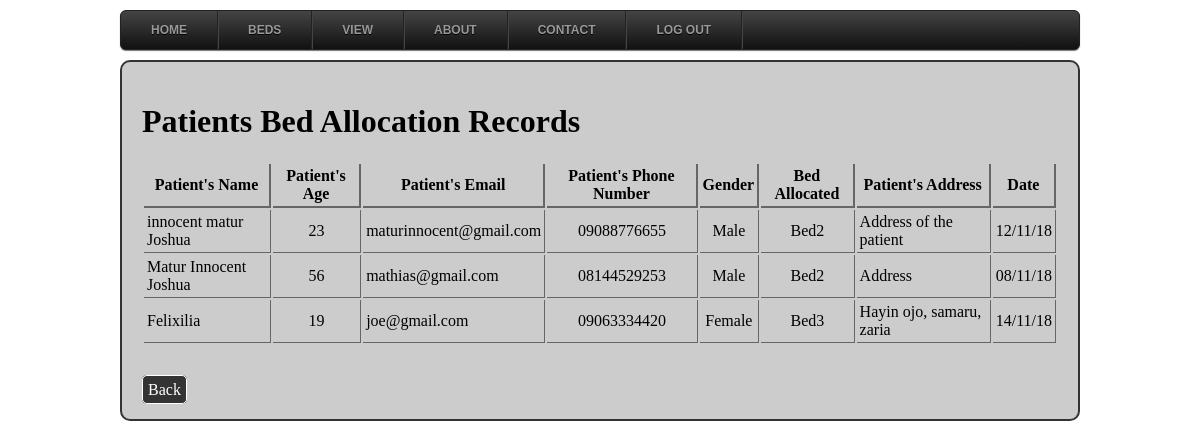
/main/view_pat_record.php, run on the app's committed database.
### tables this page shows
CREATE TABLE `oc_record` (
  `pat_id` int(3) NOT NULL auto_increment,
  `Pat_name` varchar(25) NOT NULL,
  `pat_phone` varchar(15) NOT NULL,
  `pat_email` varchar(30) NOT NULL,
  `gender` varchar(7) NOT NULL,
  `age` varchar(3) NOT NULL,
  `address` varchar(500) NOT NULL,
  `symptom` varchar(500) NOT NULL,
  `bed_id` varchar(3) NOT NULL,
  `bed_name` varchar(10) NOT NULL,
  `datetime` varchar(9) NOT NULL,
  PRIMARY KEY  (`pat_id`)
);

### main/view_pat_record.php (the view, shortened to what this page needs)
<html>
<head>
<title>Patients Record of Bed Allocation</title></head>
<body>
<div id="main_wrapper">
<div class="menu">
<ul id="menu">
    <li><a href="index.php">Home</a></li>
	<li><a href="#">Beds</a>
	</li>
	<li><a href="#">View</a>
	 </li>
    <li>
		<a href="about.php">About</a>
	</li>
    <li><a href="contact.php">Contact</a></li>
	<li><a href="../" title="Log Out">Log Out</a> </li>
</ul>
</div>
<div id="content">
  <div align="left">
    <h1>Patients Bed Allocation Records
    </h1>
  </div>
  <?php
  $sql="SELECT * FROM oc_record ORDER BY pat_id";
  $result=mysql_query($sql);
  ?>
  <table cellpadding="3">
  <tr>
    <th scope="col">Patient's Name</th>
    <th align="center" scope="col">Patient's Age</th>
	<th scope="col">Patient's Email</th>
	<th scope="col">Patient's Phone Number</th>
    <th scope="col">Gender</th>
    <th scope="col">Bed Allocated</th>
	<th scope="col">Patient's Address</th>
	<th scope="col">Date</th>
  </tr>
  <?php
  while($rows=mysql_fetch_assoc($result)){
  ?>
  <tr>
    <td><?php echo $rows['Pat_name'];  ?></td>
    <td align="center"><?php echo $rows['age'];  ?></td>
	 <td><?php echo $rows['pat_email'];  ?></td>
    <td align="center"><?php echo $rows['pat_phone'];  ?></td>
	 <td align="center"><?php echo $rows['gender'];  ?></td>
    <td align="center"><?php echo $rows['bed_name'];  ?></td>
	<td align="left"><?php echo $rows['address'];  ?></td>
	<td align="center"><?php echo $rows['datetime'];  ?></td>
	</tr>
	<?php
	}
	?>
</table>
<br><br><a href="index.php" id="link" title="Go to Home">Back</a>
</div>
</div>
</body>
</html>

### main/view_pat_record.php (style rules this page uses)
body { margin-left:10%; margin-right:10%; }
#content { background-color:#CCCCCC; padding:20px; border-radius:10px; border:2px solid #333333; }
#menu, #menu ul { margin: 0; padding: 0; list-style: none; }
#menu { margin: 10px auto; border: 1px solid #222; background-color: #111; background-image: linear-gradient(#444, #111); border-radius: 6px; box-shadow: 0 1px 1px #777; }
#menu:before, #menu:after { content: ""; display: table; }
#menu:after { clear: both; }
#menu { zoom:1; }
#menu li { float: left; border-right: 1px solid #222; box-shadow: 1px 0 0 #444; position: relative; }
#menu a { float: left; padding: 12px 30px; color: #999; text-transform: uppercase; font: bold 12px Arial, Helvetica; text-decoration: none; text-shadow: 0 1px 0 #000; }
#link { padding:5px; background-color:#333333; color:white; text-decoration:none; border:1px solid white; border-radius:5px; }
table tr td { border-bottom:1px solid #666666; border-right: 1px solid #666666; }
table tr th { border-bottom:2px solid #666666; border-right: 2px solid #666666; }

### data on the page
oc_record: Pat_name "innocent matur Joshua", age "23", pat_email "maturinnocent@gmail.com", pat_phone "09088776655", gender "Male", bed_name "Bed2", address "Address of the patient", datetime "12/11/18"
oc_record: Pat_name "Matur Innocent Joshua", age "56", pat_email "mathias@gmail.com", pat_phone "08144529253", gender "Male", bed_name "Bed2", address "Address", datetime "08/11/18"
oc_record: Pat_name "Felixilia", age "19", pat_email "joe@gmail.com", pat_phone "09063334420", gender "Female", bed_name "Bed3", address "Hayin ojo, samaru, zaria", datetime "14/11/18"
